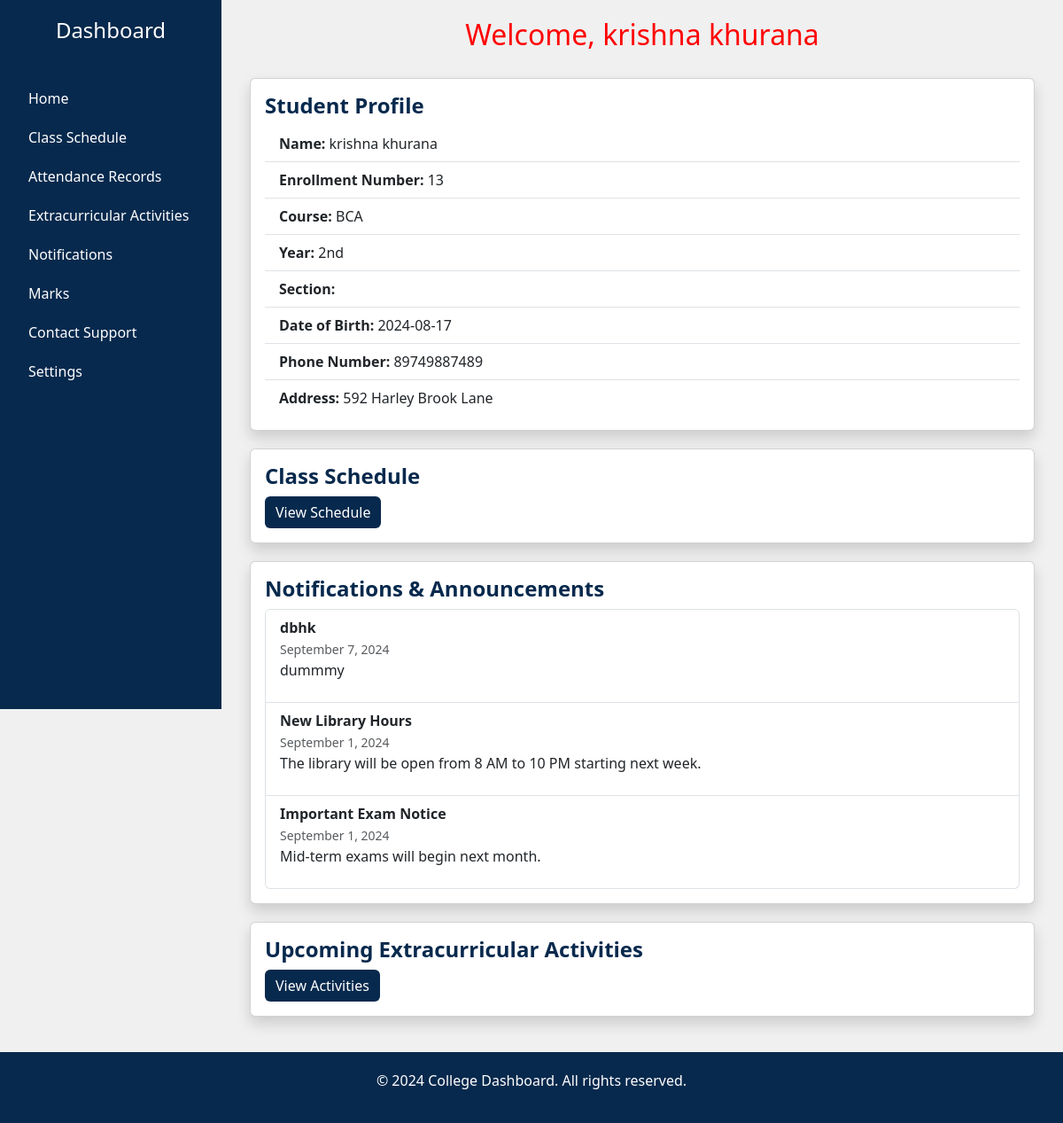
/dashboard.php (signed in), run on the app's committed database.
### tables this page shows
CREATE TABLE IF NOT EXISTS `student_info` (
  `enrollment_number` int NOT NULL,
  `name` varchar(100) NOT NULL,
  `course` varchar(50) DEFAULT NULL,
  `year` varchar(10) DEFAULT NULL,
  `section` varchar(10) DEFAULT NULL,
  `dob` date DEFAULT NULL,
  `aadhaar_number` bigint DEFAULT NULL,
  `gmail` varchar(100) DEFAULT NULL,
  `abc_id` varchar(50) DEFAULT NULL,
  `phone_number` varchar(15) DEFAULT NULL,
  `address` varchar(255) DEFAULT NULL,
  `guardian_phone_number` varchar(10) NOT NULL,
  PRIMARY KEY (`enrollment_number`)
);

CREATE TABLE IF NOT EXISTS `notifications` (
  `id` int NOT NULL AUTO_INCREMENT,
  `title` varchar(255) NOT NULL,
  `content` text NOT NULL,
  `date_posted` date NOT NULL,
  `course` varchar(50) DEFAULT 'all',
  `year` varchar(10) DEFAULT 'all',
  PRIMARY KEY (`id`)
);

### dashboard.php (the view, shortened to what this page needs)
<?php
$servername = "localhost";
$username = "root";
$password = "";
$dbname = "college_dashboard";
$conn = new mysqli($servername, $username, $password, $dbname);
$enrollment_number = $_SESSION['enrollment_number'];
$sql = "SELECT * FROM student_info WHERE enrollment_number='$enrollment_number'";
$result = $conn->query($sql);
if ($result->num_rows > 0) {
    $student = $result->fetch_assoc();
} else {
    echo "No student found with this enrollment number.";
    exit();
}
?>
<!DOCTYPE html>
<html lang="en">
<head>
    <link href="https://cdn.jsdelivr.net/npm/bootstrap@5.3.0-alpha3/dist/css/bootstrap.min.css" rel="stylesheet">
</head>
<body>
<div class="sidebar d-none d-lg-block">
    <div class="container-fluid">
        <h4 class="text-center">Dashboard</h4>
        <a href="#">Home</a>
        <a href="class_schedule.php">Class Schedule</a>
        <a href="attendance_records.php">Attendance Records</a>
        <a href="extracurricular_activities.php">Extracurricular Activities</a>
        <a href="notifications.php">Notifications</a>
        <a href="marks.php">Marks</a>
        <a href="contact_support.php">Contact Support</a>
        <a href="settings.php">Settings</a>
    </div>
</div>
<div class="main-content">
    <div class="container">
        <h2 class="text-center">Welcome, <?php echo $student['name']; ?></h2>
        <div class="card shadow">
            <div class="card-body">
                <h4 class="card-title">Student Profile</h4>
                <ul class="list-group list-group-flush">
                    <li class="list-group-item"><strong>Name:</strong> <?php echo $student['name']; ?></li>
                    <li class="list-group-item"><strong>Enrollment Number:</strong> <?php echo $student['enrollment_number']; ?></li>
                    <li class="list-group-item"><strong>Course:</strong> <?php echo $student['course']; ?></li>
                    <li class="list-group-item"><strong>Year:</strong> <?php echo $student['year']; ?></li>
                    <li class="list-group-item"><strong>Section:</strong> <?php echo $student['section']; ?></li>
                    <li class="list-group-item"><strong>Date of Birth:</strong> <?php echo $student['dob']; ?></li>
                    <li class="list-group-item"><strong>Phone Number:</strong> <?php echo $student['phone_number']; ?></li>
                    <li class="list-group-item"><strong>Address:</strong> <?php echo $student['address']; ?></li>
                </ul>
            </div>
        </div>
        <div class="card shadow">
            <div class="card-body">
                <h4 class="card-title">Class Schedule</h4>
                <a href="class_schedule.php" class="btn btn-primary">View Schedule</a>
            </div>
        </div>
        <div class="card shadow">
            <div class="card-body">
                <h4 class="card-title">Notifications & Announcements</h4>
                <?php
                $conn = new mysqli($servername, $username, $password, $dbname);
                $notifications_sql = "SELECT * FROM notifications
                                      WHERE (course = ? OR course = 'all')
                                      AND (year = ? OR year = 'all')
                                      ORDER BY date_posted DESC LIMIT 5";
                $stmt = $conn->prepare($notifications_sql);
                $stmt->bind_param("ss", $student['course'], $student['year']);
                $stmt->execute();
                $notifications_result = $stmt->get_result();
                ?>
                <?php if ($notifications_result->num_rows > 0): ?>
                    <ul class="list-group">
                        <?php while ($row = $notifications_result->fetch_assoc()): ?>
                            <li class="list-group-item">
                                <strong><?php echo htmlspecialchars($row['title']); ?></strong><br>
                                <small class="text-muted"><?php echo date("F j, Y", strtotime($row['date_posted'])); ?></small>
                                <p><?php echo htmlspecialchars($row['content']); ?></p>
                            </li>
                        <?php endwhile; ?>
                    </ul>
                <?php else: ?>
                    <div class="alert alert-info">No new notifications or announcements.</div>
                <?php endif; ?>
            </div>
        </div>
        <div class="card shadow">
            <div class="card-body">
                <h4 class="card-title">Upcoming Extracurricular Activities</h4>
                <a href="extracurricular_activities.php" class="btn btn-primary">View Activities</a>
            </div>
        </div>
    </div>
</div>
<footer>
    <p>&copy; 2024 College Dashboard. All rights reserved.</p>
</footer>
</body>
</html>

### dashboard.php (style rules this page uses)
body { background-color: #f0f0f0; }
.sidebar { height: 100vh; background-color: #07294d; padding-top: 20px; position: fixed; width: 250px; transition: 0.3s; }
.sidebar h4 { color: white; margin-bottom: 40px; }
.sidebar a { color: white; display: block; padding: 10px 20px; text-decoration: none; font-weight: 500; transition: background-color 0.2s; }
.main-content { margin-left: 250px; padding: 20px; }
.card { margin-bottom: 20px; }
h2 { color: red; margin-bottom: 30px; }
.card-title { color: #07294d; font-weight: bold; }
.btn-primary { background-color: #07294d; border: none; }
footer { text-align: center; padding: 20px; background-color: #07294d; color: white; position: auto; bottom: 0; width: 100%; }

### data on the page
student_info: name "krishna khurana", enrollment_number "13", course "BCA", year "2nd", dob "2024-08-17", phone_number "89749887489", address "592 Harley Brook Lane"
notifications: title "dbhk", date_posted "September 7, 2024", content "dummmy"
notifications: title "New Library Hours", date_posted "September 1, 2024", content "The library will be open from 8 AM to 10 PM starting next week."
notifications: title "Important Exam Notice", date_posted "September 1, 2024", content "Mid-term exams will begin next month."
